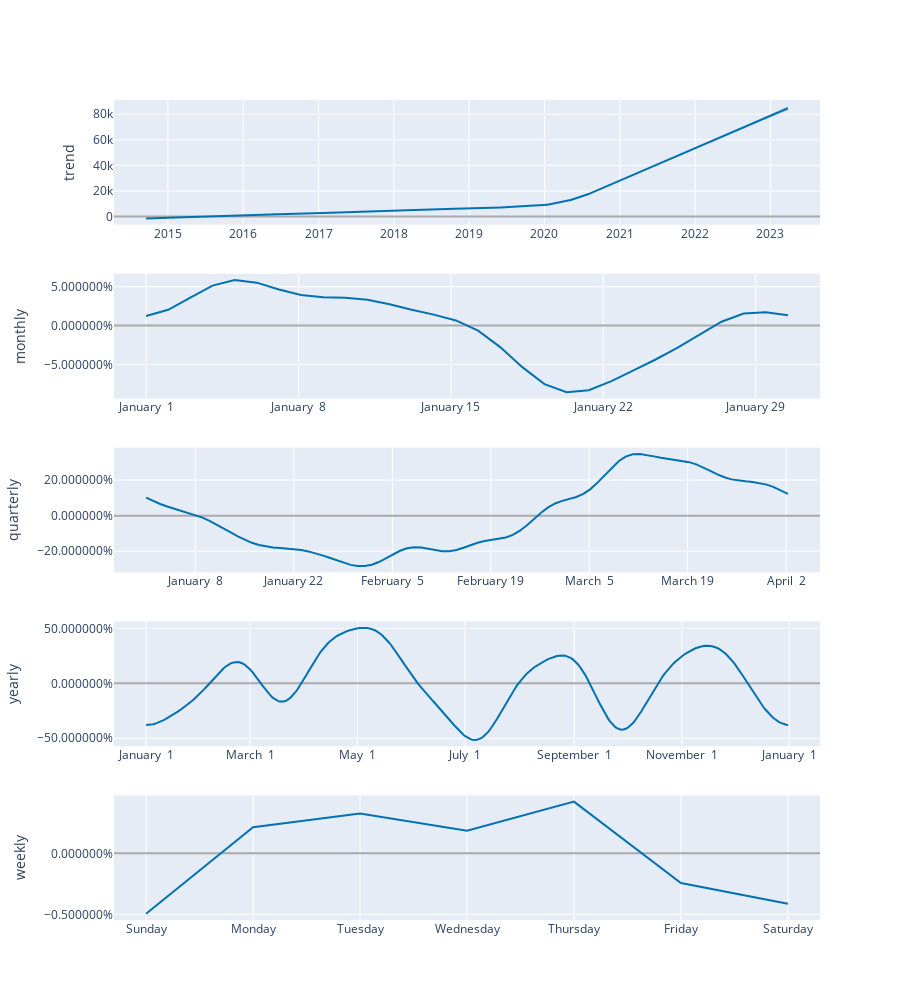

The code cell stored with this chart in its notebook:
### Code cell
plot_components_plotly(m, forecast)
